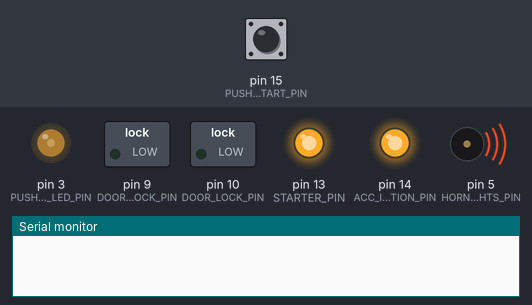
Bench run of a sketch on a simulated Arduino Uno, built with avr-gcc and run on an emulated ATmega328P. Parts: switched loads named in the sketch (green lamp = pin HIGH), output pins drawn as LEDs (lit = HIGH), buzzer (waves = sounding, pin HIGH), the last lines printed to the serial monitor. Dashed ring = blinking. The inputs (shaded band) are chosen by the test bench; at power-on: pin 15 (PUSH_START_PIN) LOW.

Above: at 1.2 s.
1.3 s: pin 15 (PUSH_START_PIN) pulled HIGH for 0.15 s
At 2.2 s:
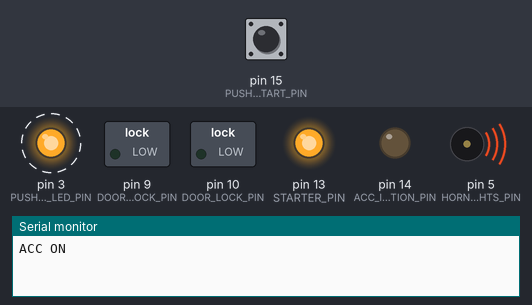
4.4 s: pin 15 (PUSH_START_PIN) pulled HIGH for 1 s
At 5.1 s:
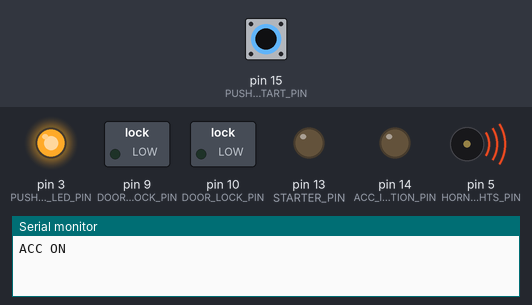
7.9 s: pin 15 (PUSH_START_PIN) pulled HIGH for 0.15 s
At 10.0 s:
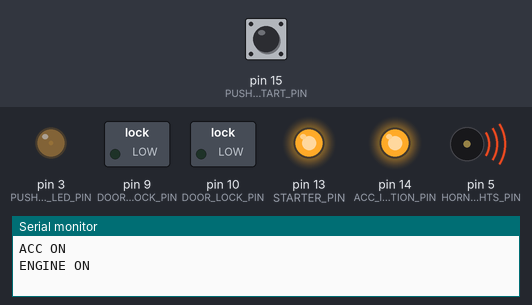
11.0 s: pin 15 (PUSH_START_PIN) pulled HIGH for 3.2 s
At 11.24 s:
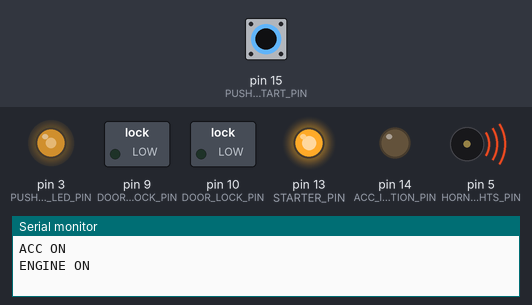
15.7 s: pin 15 (PUSH_START_PIN) pulled HIGH for 0.15 s
At 17.1 s:
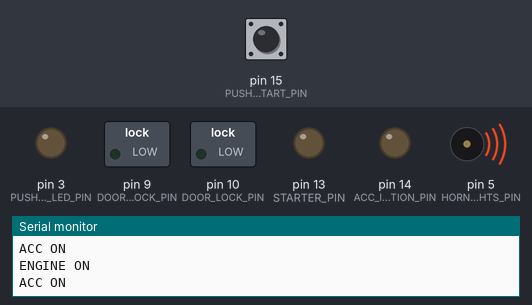
Timing chart, 0 to 19.3 s (numbered marks = the images above; inputs shaded):
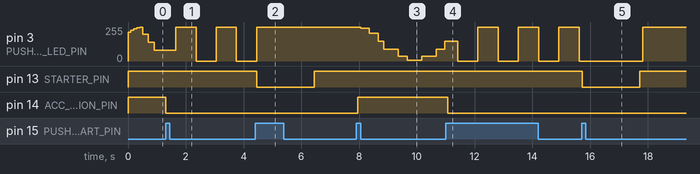

The sketch:

Rav4_Remote_Start.ino
```cpp
//#include <ESP8266WiFi.h>
//#include <PubSubClient.h>

#define PUSH_START_LED_PIN 3
#define HORN_LIGHTS_PIN 5
#define DOOR_UNLOCK_PIN 9
#define DOOR_LOCK_PIN 10
//#define IGNITION_PIN 12
#define STARTER_PIN 13
#define ACC_IGNITION_PIN 14
#define PUSH_START_PIN 15

int ACC_STATE = 0;
int buttonNew;
int buttonOld = 1;
int buttonCheckDelay = 100;
int displace = 500;
int ENGINE_STATE = 0;
const int hornDelay = 30;
const long interval = 700;
int periode = 4000;
unsigned long previousMillis = 0;        // will store last time LED was updated
int PUSH_START_LED_STATE = 0;
unsigned long timeFade=0;
int value, value2 ;                           // light connected to digital pin 11

// WiFi
//const char *ssid = "SSID"; // Enter your WiFi name
//const char *password = "PASS";  // Enter WiFi password

// MQTT Broker
//const char *mqtt_broker = "192.168.1.88"; // Enter your WiFi or Ethernet IP
//const char *topic = "RemoteStart/RemoteStart";
//const int mqtt_port = 1883;

//WiFiClient espClient;
//PubSubClient client(espClient);

void setup() {
 Serial.begin(115200);
 pinMode(DOOR_LOCK_PIN, OUTPUT);
 digitalWrite(DOOR_LOCK_PIN, LOW);
 pinMode(DOOR_UNLOCK_PIN, OUTPUT);
 digitalWrite(DOOR_UNLOCK_PIN, LOW);
 pinMode(ACC_IGNITION_PIN, OUTPUT);
 digitalWrite(ACC_IGNITION_PIN, 1);
 pinMode(STARTER_PIN, OUTPUT);
 digitalWrite(STARTER_PIN, 1);
 pinMode(HORN_LIGHTS_PIN, OUTPUT);
 digitalWrite(HORN_LIGHTS_PIN, 1);
 pinMode(PUSH_START_PIN, INPUT);
 pinMode(PUSH_START_LED_PIN, OUTPUT);
 // connecting to a WiFi network
 /*
 WiFi.begin(ssid, password);
 while (WiFi.status() != WL_CONNECTED)
 {
   delay(500);
   Serial.println("Connecting to WiFi..");
 }
 Serial.println("Connected to the WiFi network");
 //connecting to a mqtt broker
 client.setServer(mqtt_broker, mqtt_port);
 client.setCallback(callback);
 while (!client.connected())
 {
   String client_id = "rav4";
   Serial.printf("The client %s connects to mosquitto mqtt broker\n", client_id.c_str());
   if (client.connect(client_id.c_str()))
   {
     Serial.println("Public emqx mqtt broker connected");
   }
   else
   {
    Serial.print("failed with state ");
    Serial.print(client.state());
    delay(2000);
   }
 }
// publish and subscribe
client.subscribe(topic);
*/
}

/*void callback(char *topic, byte *payload, unsigned int length) {
 Serial.print("Message arrived in topic: ");
 Serial.println(topic);
 Serial.print("Message:");
 String command = "";
 for (int i = 0; i < length; i++) {
  Serial.print((char) payload[i]);
   command += String((char) payload[i]);
 }
 Serial.println(command);
 if (command == "start")
 {
  Serial.println("Starting Engine");
  startingAdvisory();
  remoteStartEngine();
 }
 if (command == "stop")
 {
  Serial.println("Shutting Down Engine");
  stopEngine();
 }
 if (command == "lock")
 {
  Serial.println("locking doors");
  lockDoors();
 }
 if (command == "unlock")
 {
  Serial.println("unlocking doors");
  unlockDoors();
 }

 Serial.println();
 Serial.println(" - - - - - - - - - - - -");
}
*/

void loop() {
 if (ENGINE_STATE==0 && ACC_STATE==0)
 {
    fadePushButtonLed();
 }
 if (ENGINE_STATE==0 && ACC_STATE==1)
 {
    flashPushButtonLed();
 }
 if (ENGINE_STATE==1 && ACC_STATE==1)
 {
    digitalWrite(PUSH_START_LED_PIN, 1);
 }

 buttonNew=digitalRead(PUSH_START_PIN);

 if(buttonOld==0 && buttonNew==1)
 {
    if (ENGINE_STATE==0 && ACC_STATE==0)
    {
      accessoryOn();
      Serial.println("ACC ON");
    }
    else if (ENGINE_STATE==0 && ACC_STATE==1)
    {
      startEngine();
      Serial.println("ENGINE ON");
    }
    else if (ENGINE_STATE==1 && ACC_STATE==1)
    {
      stopEngine();
    }
 }

 buttonOld=buttonNew;
 delay(buttonCheckDelay);
 //client.loop();
}

void remoteStartEngine(){
  ACC_STATE=1;
  ENGINE_STATE=1;
  digitalWrite(ACC_IGNITION_PIN, 0);
  delay(500);
  digitalWrite(STARTER_PIN, 0);
  delay(2000);
  digitalWrite(STARTER_PIN, 1);
  //client.publish("RemoteStart/Response", "ignition");
}

void startingAdvisory(){
  digitalWrite(HORN_LIGHTS_PIN, 0);
  delay(hornDelay);
  digitalWrite(HORN_LIGHTS_PIN, 1);
  delay(150);
  digitalWrite(HORN_LIGHTS_PIN, 0);
  delay(hornDelay);
  digitalWrite(HORN_LIGHTS_PIN, 1);
  delay(500);
}

void accessoryOn() {
  ACC_STATE=1;
  digitalWrite(ACC_IGNITION_PIN, 0);
  delay(250);
}

void startEngine(){
  ENGINE_STATE=1;
  digitalWrite(STARTER_PIN, 0);
  delay(2000);
  digitalWrite(STARTER_PIN, 1);
}

void stopEngine(){
  digitalWrite(ACC_IGNITION_PIN, 1);
  digitalWrite(STARTER_PIN, 1);
  ACC_STATE=0;
  ENGINE_STATE=0;
  //client.publish("RemoteStart/Response", "shutdown");
}

void flashPushButtonLed(){
  unsigned long currentMillis = millis();
  if (currentMillis - previousMillis >= interval)
  {
    // save the last time you blinked the LED
    previousMillis = currentMillis;
    // if the LED is off turn it on and vice-versa:
    if (PUSH_START_LED_STATE == LOW)
    {
      PUSH_START_LED_STATE = HIGH;
    }
    else
    {
      PUSH_START_LED_STATE = LOW;
    }
    digitalWrite(PUSH_START_LED_PIN, PUSH_START_LED_STATE);
  }
}

void fadePushButtonLed(){
  timeFade = millis();
  value = 128+127*cos(2*PI/periode*timeFade);
  value2 = 128+127*cos(2*PI/periode*(displace-timeFade));
  analogWrite(PUSH_START_LED_PIN, value2);           // sets the value (range from 0 to 255)
}

void unlockDoors(){
  digitalWrite(DOOR_UNLOCK_PIN, 1);
  delay(500);
  digitalWrite(DOOR_UNLOCK_PIN, 0);
  delay(500);
  digitalWrite(DOOR_UNLOCK_PIN, 1);
  delay(500);
  digitalWrite(DOOR_UNLOCK_PIN, 0);
}

void lockDoors(){
  digitalWrite(DOOR_LOCK_PIN, 1);
  delay(500);
  digitalWrite(DOOR_LOCK_PIN, 0);
}
```

Measured:
- after the input at 1.3 s, pin 14 (ACC_IGNITION_PIN): HIGH → LOW at once
- after the input at 4.4 s, pin 3 (PUSH_START_LED_PIN): goes on until 4.5 s, then stays 255/255; pin 13 (STARTER_PIN): HIGH → LOW after 0.06 s, → HIGH 2.0 s later
- after the input at 7.9 s, pin 3 (PUSH_START_LED_PIN): 255/255 → 245/255 after 0.16 s, → 207/255 0.30 s later, → 150/255 0.30 s later, → 87/255 0.20 s later, … (9 changes in this stretch); pin 14 (ACC_IGNITION_PIN): LOW → HIGH after 0.06 s
- after the input at 11.0 s, pin 14 (ACC_IGNITION_PIN): HIGH → LOW after 0.07 s
- after the input at 15.7 s, pin 13 (STARTER_PIN): HIGH → LOW at once, → HIGH 2.0 s later
- by itself, pin 3 (PUSH_START_LED_PIN): alternates 255/255 for 0.70 s and 0/255 for 0.70 s
